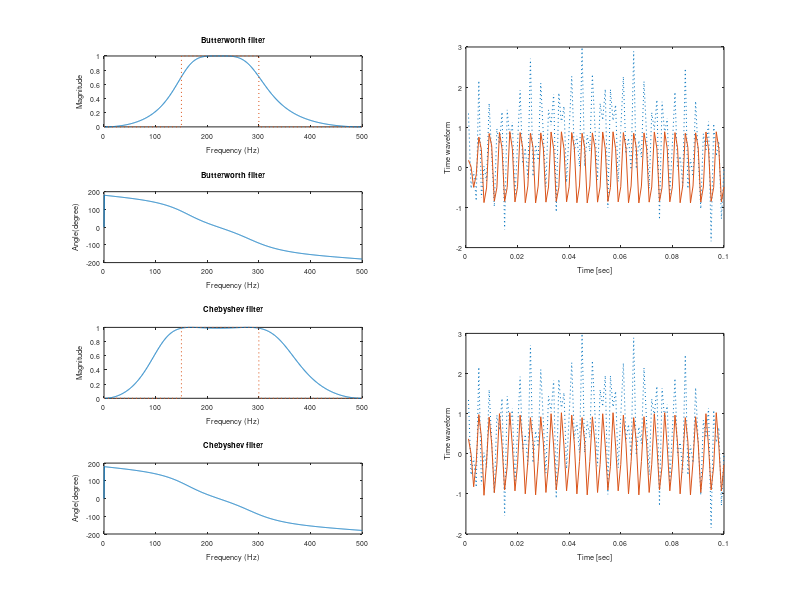

Write the MATLAB code that produced this figure.
%% Sample program for MATLAB filter command testwav.m
fs = 1000; % assumed sampling frequency
H = [0 0 1 1 0 0]; % normalized gain
fhz = [0 150 150 300 300 500]; % actual frequency for freq plot
f= fhz/(fs/2); % normalized freq
n = 1024; % number of data
N = 2; % order of filter
passband = [150 300]/(fs/2);ripple = .1;
ff = ((1:n)-1)/n*(fs/2); % to make x-axis data for freq plot
figure(1)
[Bb,Ab] = butter(N, passband);
[Bc,Ac] = cheby1(N, ripple, passband);
subplot(4,2,1)
plot(ff,abs(freqz(Bb,Ab,n)),fhz,H,':')
title('Butterworth filter');xlabel('Frequency (Hz)'),ylabel('Magnitude')
subplot(4,2,3);plot(ff,180/pi*angle(freqz(Bb,Ab,n)))
title('Butterworth filter');xlabel('Frequency (Hz)'),ylabel(' Angle(degree)')
subplot(4,2,5);plot(ff,abs(freqz(Bc,Ac,n)),fhz,H,':')
title('Chebyshev filter');xlabel('Frequency (Hz)'),ylabel('Magnitude')
subplot(4,2,7);plot(ff,180/pi*angle(freqz(Bb,Ab,n)))
title('Chebyshev filter');xlabel('Frequency (Hz)'),ylabel(' Angle(degree)')
t=(1:100)/fs; % to make x-axis data for plot
s1=sin(2*pi*t*5); s2=sin(2*pi*t*250); s3=sin(2*pi*t*450);
s=s1+s2+s3;
Butt=filter(Bb,Ab,s);
Cheb=filter(Bc,Ac,s);
subplot(2,2,2);plot(t,s,':',t,Butt);xlabel('Time [sec]');
ylabel('Time waveform');
subplot(2,2,4);plot(t,s,':',t,Cheb);xlabel('Time [sec]');
ylabel('Time waveform');
set(0,'ShowHiddenHandles','on');
set(findobj('type','text'),'fontsize',5);
set(findobj('type','axes'),'fontsize',5);
set(0,'ShowHiddenHandles','off');
